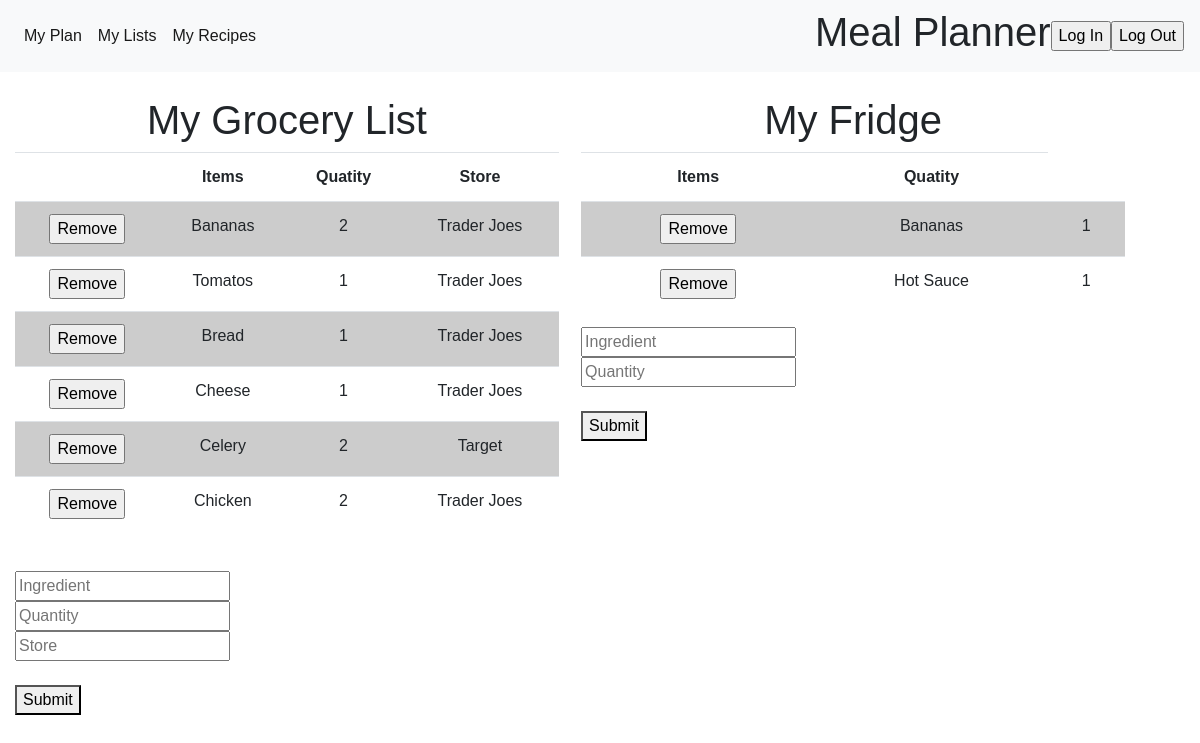
/mylists, run on an earlier commit of the app's database.
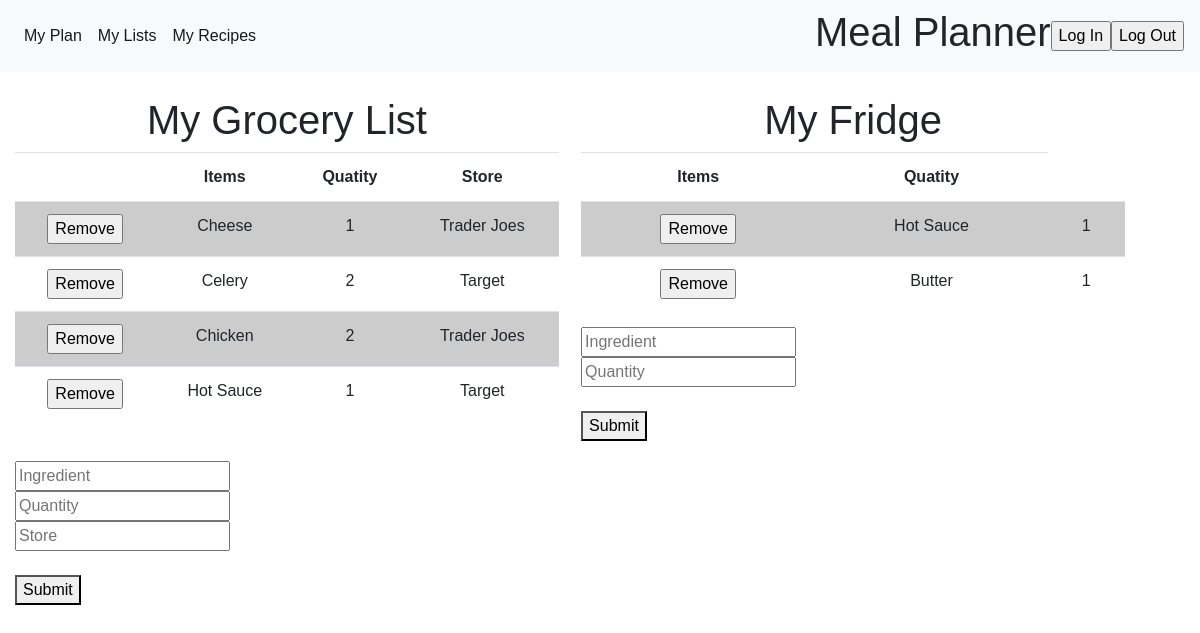
And on a later commit of the database.
### app/models.py (models this page shows, shortened)
class myGroceryList(db.Model):
    __tablename__ = 'myGroceryList'
    id = db.Column(db.Integer, primary_key=True)
    ingredient = db.Column(db.Text, nullable=False)
    qty = db.Column(db.Text, nullable=False)
    store = db.Column(db.Text)
    userID = db.Column(db.Integer, db.ForeignKey('User.id'), nullable=False)

class myFridge(db.Model):
    __tablename__ = 'myFridge'
    ingredientID = db.Column(db.Integer, primary_key=True, nullable=False, unique=False)
    ingredient = db.Column(db.Text, nullable=False)
    qty = db.Column(db.Text, nullable=False)
    userID = db.Column(db.Integer, db.ForeignKey('User.id'), nullable=False)

### app/routes.py (the view, shortened to what this page needs)
@app.route('/mylists', methods=['GET', 'POST'])
def mylists():
    headings = (" ", "Items", "Quatity", "Store")
    headings2 = ("Items", "Quatity")
    data = db.session.query(myGroceryList.ingredient, myGroceryList.qty, myGroceryList.store).all() #add more rows
    data2 = db.session.query(myFridge.ingredient, myFridge.qty).all()
    return render_template('mylists.html', headings=headings, headings2=headings2, data=data, data2=data2)

### app/templates/mylists.html (shortened to what this page needs)
{% extends "layout.html" %}
{% block body %}
<div class='container'>
  <div class='floatLeft'>
    <h1>My Grocery List</h1>
    <table class='table'>
      <tr class='table_header' >
        {% for header in headings %}
        <th> {{header}}</th>
        {% endfor %}
      </tr>
        {% for row in data %}
        <tr class= 'table_row'>
          <td class='remove'>
            <form method='POST' action="{{ url_for('remove_gl') }}">
              <input type='Submit' value='Remove'/>
            </form>
          </td>
          {% for cell in row %}
          <td class = 'table_cell'>{{cell}}</td>
          {% endfor %}
        </tr>
        {% endfor %}
    </table><br>
    <form method='POST' action= '/mylists'>
      <input type='text' name='item' placeholder="Ingredient"><br>
      <input type='text' name='qty' placeholder="Quantity"><br>
      <input type='text' name='store' placeholder="Store"><br><br>
      <button type='submit' name='grocery' value='Submit'>Submit</button>
    </form><br>
  </div>
  <div class='floatRight'>
    <h1>My Fridge</h1>
    <table class='table'>
      <tr class='table_header' >
        {% for header in headings2 %}
        <th> {{header}}</th>
        {% endfor %}
      </tr>
        {% for row in data2 %}
          <tr class= 'table_row'>
            <td class='remove'>
              <form method='POST' action="{{ url_for('remove_fr') }}">
                <input type='Submit' value='Remove'/>
              </form>
            </td>
            {% for cell in row %}
            <td class = 'table_row'>{{cell}}</td>
          {% endfor %}
        </tr>
        {% endfor %}
    </table>
    <form method='POST' action= '/mylists'>
      <input type='text' name='item' placeholder="Ingredient"><br>
      <input type='text' name='qty' placeholder="Quantity"><br><br>
      <button type='submit' name='fridge' value='Submit'>Submit</button>
    </form>
  </div>
</div>
<br><br><br>
{% endblock %}

### app/templates/layout.html (shortened to what this page needs)
<!DOCTYPE html>
<html lang='en'>
<head>
  <link rel="stylesheet" href="//netdna.bootstrapcdn.com/bootstrap/4.0.0/css/bootstrap.min.css">
  <link rel="stylesheet" type='text/css' href="/app/css/main.css">
</head>
<body>
  <header>
    <nav class="navbar navbar-expand-lg navbar-light bg-light">
      <div class="collapse navbar-collapse" id="navbarSupportedContent">
        <ul class="navbar-nav mr-auto">
          <li class="nav-item active">
            <a class="nav-link active" href="/mealplanner">My Plan</a>
          </li>
          <li class="nav-item">
            <a class="nav-link active" href="/mylists">My Lists</a>
          </li>
          <li class="nav-item">
            <a class="nav-link active" href="/myrecipes">My Recipes</a>
          </li>
        </ul>
        <h1>Meal Planner</h1> <br>
        <form method='POST' action="{{ url_for('login') }}">
          <input type='Submit' value='Log In'/>
        </form> <br>
        <form method='POST' action="{{ url_for('logout') }}">
          <input type='Submit' value='Log Out'/>
        </form>
    </nav>
  </header>
  <div>
    <br>
    {% block body %}
    {% endblock %}
</div>
</body>
</html>

### app/css/main.css (style rules this page uses)
body { font-family: 'Trebuchet MS', 'Lucida Sans Unicode', 'Lucida Grande', 'Lucida Sans', Arial, sans-serif; }
h1 { font-family: 'Trebuchet MS', 'Lucida Sans Unicode', 'Lucida Grande', 'Lucida Sans', Arial, sans-serif; text-align: center; }
table { position: relative; text-align: center; }
.floatLeft { position: relative; float: left; width: 49%; padding: 0px; }
.floatRight { position: relative; float: right; width: 49%; padding: 0px; }
form { position: static; display: block; }
.container { display: inline-block; vertical-align: middle; }
tr:nth-child(even) { background: #CCC }
tr:nth-child(odd) { background: #FFF }

What changed in the data, as far as the page shows it:
removed myGroceryList: ingredient "Bananas", row "2", store "Trader Joes"
removed myGroceryList: ingredient "Tomatos", row "1", store "Trader Joes"
removed myGroceryList: ingredient "Bread", row "1", store "Trader Joes"
removed myFridge: ingredient "Bananas", row "1"
added myGroceryList: ingredient "Hot Sauce", row "1", store "Target"
added myFridge: ingredient "Butter", row "1"
